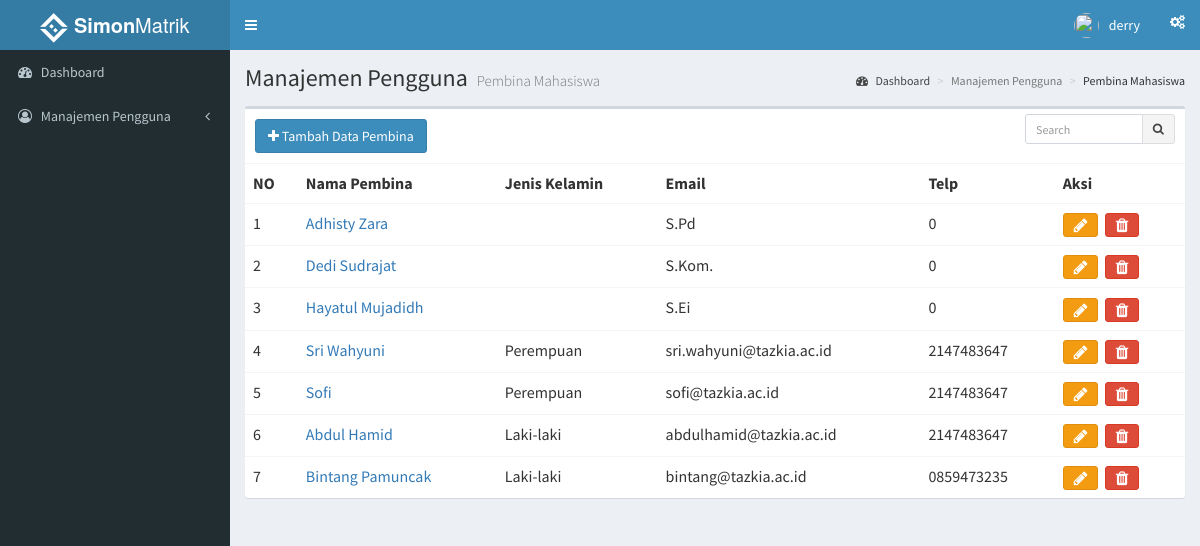
Page /index.php?page=pembina (signed in) on the committed database.
### tables this page shows
CREATE TABLE `pembina` (
  `id_pembina` int(11) NOT NULL,
  `nama` varchar(35) NOT NULL,
  `j_kelamin` varchar(15) DEFAULT NULL,
  `tgl_lahir` date NOT NULL,
  `gelar` varchar(10) DEFAULT NULL,
  `asalkota` varchar(20) DEFAULT NULL,
  `email` varchar(35) NOT NULL,
  `telp` varchar(13) NOT NULL,
  `id_user` int(11) NOT NULL
);

### functions.php (called while the page is built, shortened)
<?php
	function tampilPembina(){
		$ambildata = mysql_query("SELECT id_pembina, nama, j_kelamin, email, telp FROM pembina");
		if (mysql_num_rows($ambildata) > 0) {
			while ($ad = mysql_fetch_assoc($ambildata))
				$data[] = $ad;
				return $data;
			} else{
				echo "Daftar pembina kosong";
			}
	}
 ?>

### role/adminmatrik/pembina.php (the view, shortened to what this page needs)
<?php
  include 'functions.php';
 ?>
    <section class="content-header">
      <h1>
        Manajemen Pengguna
        <small>Pembina Mahasiswa</small>
      </h1>
      <ol class="breadcrumb">
        <li><a href="/simon/admin"><i class="fa fa-dashboard"></i> Dashboard</a></li>
        <li class="active">Manajemen Pengguna</li>
        <li>Pembina Mahasiswa</li>
      </ol>
    </section>
    <section class="content">
      <div class="row">
        <div class="col-xs-12">
          <div class="box">
            <div class="box-header">
             <button class="btn btn-primary" data-toggle="modal" data-target="#tambahPembina"><i class="fa fa-plus"></i>&nbsp;Tambah Data Pembina</button>
              <div class="box-tools">
                <div class="input-group input-group-sm" style="width: 150px;">
                  <input type="text" name="table_search" class="form-control pull-right" placeholder="Search">
                  <div class="input-group-btn">
                    <button type="submit" class="btn btn-default"><i class="fa fa-search"></i></button>
                  </div>
                </div>
              </div>
            </div>
            <div class="box-body table-responsive no-padding">
              <table class="table table-hover">
                <tr>
                  <th>NO</th>
                  <th>Nama Pembina</th>
                  <th>Jenis Kelamin</th>
                  <th>Email</th>
                  <th>Telp</th>
                  <th>Aksi</th>
                </tr>
                  <?php
                    $dataPembina = tampilPembina();
                    $no = 1;
                    foreach($dataPembina as $row){
                   ?>
                <tr>
                  <td><?php echo $no ?></td>
                  <td><?php echo "<a href='simon/index.php?page=pembina&id=".$row['id_pembina']."'>".$row['nama']."</a>" ?></td>
                  <td><?php echo $row['j_kelamin'] ?></td>
                  <td><?php echo $row['email'] ?></td>
                  <td><?php echo $row['telp'] ?></td>
                  <td>
                    <button class="btn btn-warning btn-sm" title="Edit <?php echo $row['nama'] ?>" data-toggle="modal" data-target="#editMhs"><i class="fa fa-pencil fa-lg" aria-hidden="true"></i></button>&nbsp;
                    <?php echo "<button class='btn btn-danger btn-sm' title='Hapus ".$row['nama']."' data-toggle='modal' data-target='#hapusMhs' data-href='simon/index.php?page=pembina&hapusid=".$row['id_pembina']."'><i class='fa fa-trash fa-lg' aria-hidden='true'></i></button>"; ?>
                  </td>
                </tr>
                  <?php
                    $no++; }
                   ?>
              </table>
            </div>
          </div>
        </div>
      </div>
    </section>

### index.php (shortened to what this page needs)
<html>
<head>
  <link rel="stylesheet" href="assets/css/bootstrap.min.css">
  <link rel="stylesheet" href="assets/css/font-awesome.min.css">
  <link rel="stylesheet" href="assets/css/ionicons.min.css">
  <link rel="stylesheet" href="assets/css/AdminLTE.min.css">
  <link rel="stylesheet" href="assets/css/_all-skins.min.css">
  <link rel="stylesheet" href="assets/css/morris.css">
  <link rel="stylesheet" href="assets/css/jquery-jvectormap.css">
  <link rel="stylesheet" href="assets/css/bootstrap-datepicker.min.css">
  <link rel="stylesheet" href="assets/css/daterangepicker.css">
  <link rel="stylesheet" href="assets/css/bootstrap3-wysihtml5.min.css">
</head>
<body class="hold-transition skin-blue sidebar-mini">
  <div class="wrapper">
    <header class="main-header">
      <a href="index2.html" class="logo">
        <span class="logo-lg"><img src="assets/img/icon30.png">&nbsp;<b>Simon</b>Matrik</span>
      </a>
      <nav class="navbar navbar-static-top">
        <a href="#" class="sidebar-toggle" data-toggle="push-menu" role="button">
        </a>
        <div class="navbar-custom-menu">
          <ul class="nav navbar-nav">
            <li class="dropdown user user-menu">
              <a href="#" class="dropdown-toggle" data-toggle="dropdown">
                <img src="dist/img/user2-160x160.jpg" class="user-image" alt="User Image">
                <span class="hidden-xs"><?php echo $_SESSION['username']; ?></span>
              </a>
            </li>
            <li>
              <a href="#" data-toggle="control-sidebar"><i class="fa fa-gears"></i></a>
            </li>
          </ul>
        </div>
      </nav>
    </header>
    <?php
      if ($_SESSION['role'] =='admin') {
        include 'role/admin/sidebar.php';
      } else
      if($_SESSION['role'] =='adminmatrik'){
        include 'role/adminmatrik/sidebar.php';
      } else
      if($_SESSION['role'] =='pembina'){
        include 'role/pembina/sidebar.php';
      }
    ?>
  </div>
</body>
</html>

### role/adminmatrik/sidebar.php (shortened to what this page needs)
<aside class="main-sidebar">
  <section class="sidebar">
    <ul class="sidebar-menu" data-widget="tree">
      <li><a href="/simon/admin"><i class="fa fa-dashboard"></i> <span>Dashboard</span></a></li>
      <li class="treeview">
        <a href="#">
          <i class="fa fa-user-circle-o"></i>
          <span>Manajemen Pengguna</span>
          <span class="pull-right-container">
            <i class="fa fa-angle-left pull-right"></i>
          </span>
        </a>
    </ul>
  </section>
</aside>
<div class="content-wrapper">
	<?php
		if (isset($_GET['page'])) {
			if ($_GET['page'] == 'mahasiswa') {
				include 'mahasiswa.php';
			} else if ($_GET['page'] == 'pembina') {
				include 'pembina.php';
			}
		} else{
			include 'dashboard.php';
		}
	?>
</div>

### rows in the picture
pembina: nama "Adhisty Zara", email "S.Pd", telp "0"
pembina: nama "Dedi Sudrajat", email "S.Kom.", telp "0"
pembina: nama "Hayatul Mujadidh", email "S.Ei", telp "0"
pembina: nama "Sri Wahyuni", j_kelamin "Perempuan", email "sri.wahyuni@tazkia.ac.id", telp "2147483647"
pembina: nama "Sofi", j_kelamin "Perempuan", email "sofi@tazkia.ac.id", telp "2147483647"
pembina: nama "Abdul Hamid", j_kelamin "Laki-laki", email "abdulhamid@tazkia.ac.id", telp "2147483647"
pembina: nama "Bintang Pamuncak", j_kelamin "Laki-laki", email "bintang@tazkia.ac.id", telp "0859473235"

### other values in the picture
$_SESSION['username'] "derry"
